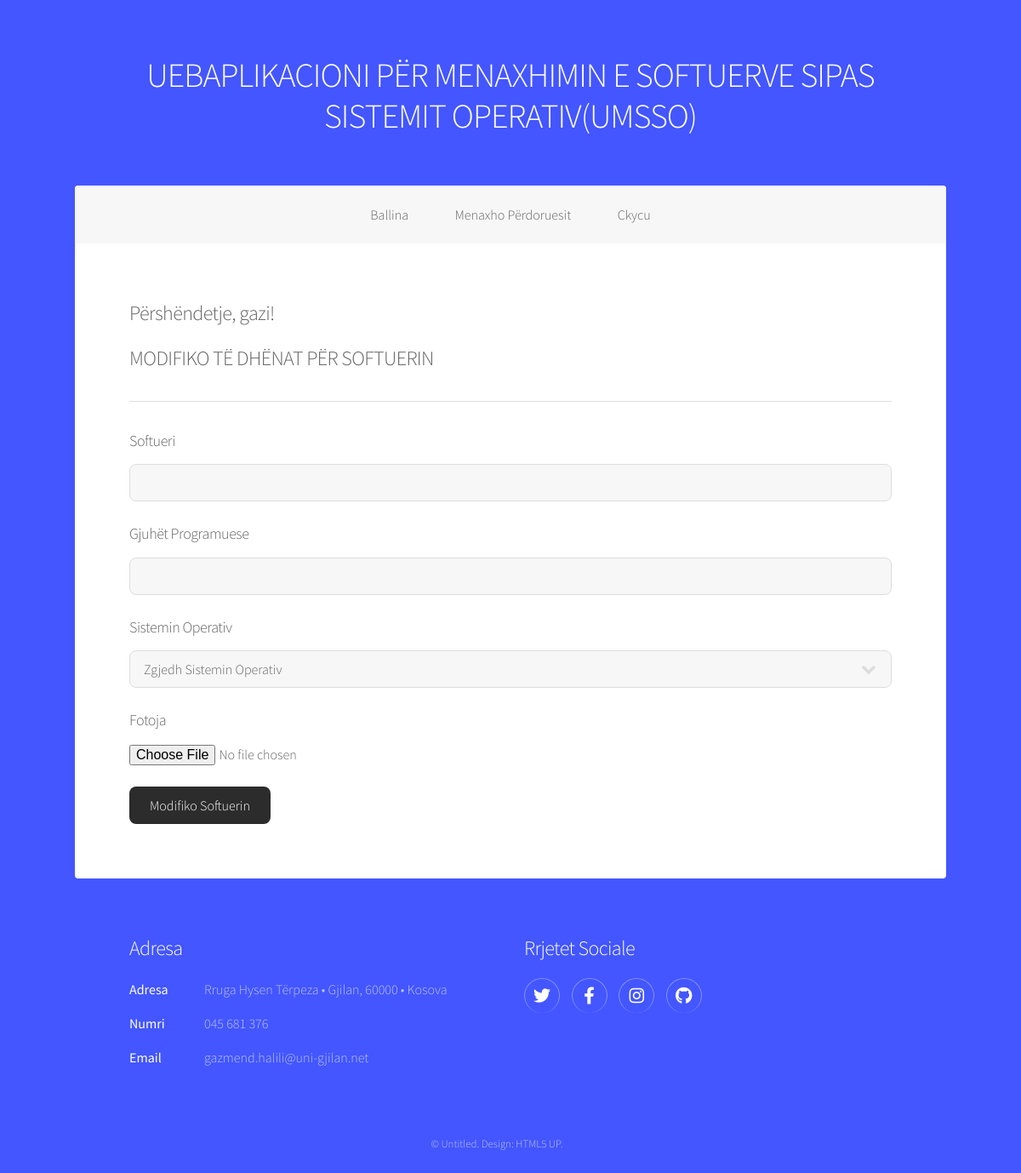
The page /ModuliAdministratorit/menaxhoS/modifikimiSoftuerit.php (signed in) on the database its author committed.
### tables this page shows
CREATE TABLE `tedhenat_umsso` (
  `id_eDhena_umsso` int(11) NOT NULL,
  `titulli_umsso` varchar(100) DEFAULT NULL,
  `pershkrimi_umsso` varchar(1000) DEFAULT NULL,
  `pjesaFaqes_umsso` varchar(50) DEFAULT NULL
);

CREATE TABLE `perdoruesit_umsso` (
  `id_perdoruesi_umsso` int(11) NOT NULL,
  `perdoruesi_umsso` varchar(255) NOT NULL,
  `fjalekalimi_umsso` varchar(255) NOT NULL
);

### ModuliAdministratorit/_verifikimi.php (called while the page is built, shortened)
<?php
include('_konfigurimi.php');
$perdoruesi = $_SESSION['emriPerdoruesit'];
$pyetsori = mysqli_query($lidhja,"SELECT perdoruesi_umsso FROM perdoruesit_umsso WHERE perdoruesi_umsso='$perdoruesi'");
$rreshti = mysqli_fetch_array($pyetsori,MYSQLI_ASSOC);
$perdoruesi_kyqur = $rreshti['perdoruesi_umsso'];
?>

### ModuliAdministratorit/menaxhoS/modifikimiSoftuerit.php (the view, shortened to what this page needs)
<?php
include("../_konfigurimi.php");
include("../_verifikimi.php");
?>
<!DOCTYPE HTML>
<html>
<head>
    <link rel="stylesheet" href="../assets/css/main.css" />
</head>
<body class="is-preload">
    <div id="wrapper">
        <?php include("../_koka.php"); ?>
        <?php include("../_menyjaPerFollderatMenaxho.php"); ?>
        <div id="main">
            <section id="content" class="main">
                <h2>Përshëndetje, <?php echo $perdoruesi_kyqur;?>!</h2>
                <h2>MODIFIKO TË DHËNAT PËR SOFTUERIN</h2>
                <hr>
                <form method="post" action="modifikimiSoftuerit.php" enctype="multipart/form-data">
                    <div class="row gtr-uniform">
                        <div class="col-12">
                            <label style="text-align: left;">
                                <h3>Softueri</h3>
                            </label>
                            <input type="text" name="softueri" value="<?php echo $softueri; ?>"/>
                        </div>
                        <div class="col-12">
                            <label style="text-align: left;">
                                <h3>Gjuhët Programuese</h3>
                            </label>
                            <input type="text" name="gjuhetProgramuese" value="<?php echo $gjuhetProgramuese; ?>" />
                        </div>
                        <div class="col-12">
                            <label style="text-align: left;">
                                <h3>Sistemin Operativ</h3>
                            </label>
                            <select name="idSistemitOperativ" id="demo-category">
                                <option selected="selected" value="null">Zgjedh Sistemin Operativ</option>
                            </select>
                        </div>
                        <div class="col-12">
                            <label style="text-align: left;">
                                <h3>Fotoja</h3>
                            </label>
                            <input name="fajlli" type="file" />
                        </div>
                        <div class="col-12">
                            <ul class="actions">
                                <li><input type="submit" name="dorezo" value="Modifiko Softuerin" class="button primary fit" style="background-color: #2c2c2c;" /></li>
                            </ul>
                        </div>
                    </div>
                </form>
            </section>
        </div>
        <?php include("../_fundiFaqes.php"); ?>
    </div>
</body>
</html>

### ModuliAdministratorit/_koka.php
<?php
include("_konfigurimi.php");
$pyetsori = "SELECT * FROM tedhenat_umsso WHERE pjesaFaqes_umsso='kokaFaqes'";
$rezultati = mysqli_query($lidhja, $pyetsori);
while($rreshti = mysqli_fetch_assoc($rezultati)){
    extract($rreshti);
}
echo $pershkrimi_umsso;
?>

### ModuliAdministratorit/_menyjaPerFollderatMenaxho.php
<?php
include("_konfigurimi.php");
$pyetsori = "SELECT * FROM tedhenat_umsso WHERE pjesaFaqes_umsso='menyjaPerFollderatMenaxho'";
$rezultati = mysqli_query($lidhja, $pyetsori);
while($rreshti = mysqli_fetch_assoc($rezultati)){
    extract($rreshti);
}
echo $pershkrimi_umsso;
?>

### ModuliAdministratorit/_adresa.php
<?php
include("_konfigurimi.php");
$pyetsori = "SELECT * FROM tedhenat_umsso WHERE pjesaFaqes_umsso='adresa'";
$rezultati = mysqli_query($lidhja, $pyetsori);
while($rreshti = mysqli_fetch_assoc($rezultati)){
    extract($rreshti);
}
echo $pershkrimi_umsso;
?>

### ModuliAdministratorit/_rrjeteSociale.php
<?php
include("_konfigurimi.php");
$pyetsori = "SELECT * FROM tedhenat_umsso WHERE pjesaFaqes_umsso='rrjeteSociale'";
$rezultati = mysqli_query($lidhja, $pyetsori);
while($rreshti = mysqli_fetch_assoc($rezultati)){
    extract($rreshti);
}
echo $pershkrimi_umsso;
?>

### ModuliAdministratorit/_eDrejtaAutoriale.php
<?php
include("_konfigurimi.php");
$pyetsori = "SELECT * FROM tedhenat_umsso WHERE pjesaFaqes_umsso='eDrejtaAutoriale'";
$rezultati = mysqli_query($lidhja, $pyetsori);
while($rreshti = mysqli_fetch_assoc($rezultati)){
    extract($rreshti);
}
echo $pershkrimi_umsso;
?>

### rows shown on the page
tedhenat_umsso: pershkrimi_umsso "UEBAPLIKACIONI PËR MENAXHIMIN E SOFTUERVE SIPAS SISTEMIT OPERATIV(UMSSO)"
tedhenat_umsso: pershkrimi_umsso "Ballina Menaxho Përdoruesit Ckycu"
perdoruesit_umsso: perdoruesi_umsso "gazi"
tedhenat_umsso: pershkrimi_umsso "Adresa Adresa Rruga Hysen Tërpeza • Gjilan, 60000 • Kosova Numri 045 681 376 Email gazmend.halili@uni-gjilan.net"
tedhenat_umsso: pershkrimi_umsso "Rrjetet Sociale"
tedhenat_umsso: pershkrimi_umsso "© Untitled. Design: HTML5 UP ."
